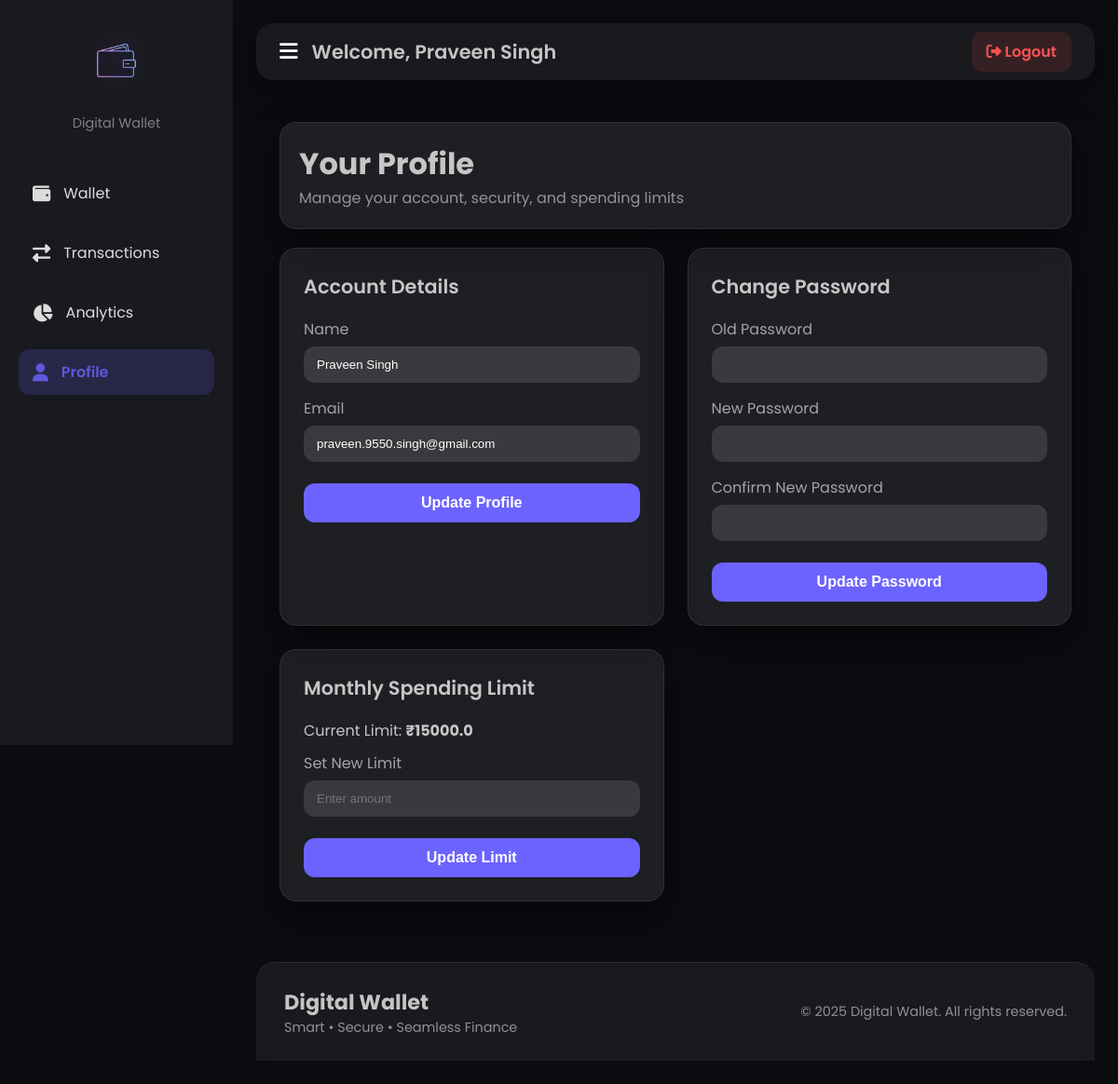
Screenshot of /profile/ (signed in) with the database file from the repository.
### tables this page shows
CREATE TABLE users (
    id INTEGER PRIMARY KEY AUTOINCREMENT,
    name TEXT NOT NULL,
    email TEXT UNIQUE NOT NULL,
    password TEXT NOT NULL
);

CREATE TABLE monthly_limits (
    id INTEGER PRIMARY KEY AUTOINCREMENT,
    user_id INTEGER NOT NULL,
    year INTEGER NOT NULL,
    month INTEGER NOT NULL,
    monthly_limit REAL NOT NULL,
    FOREIGN KEY (user_id) REFERENCES users(id)
);

### app/routes/profile_routes.py (the view)
@profile_bp.route("/")
def profile_home():
    user_id = session["user_id"]
    user = UserModel.get_user_by_id(user_id)
    now = datetime.now()
    limit = WalletModel.get_monthly_limit(user_id, now.year, now.month)
    return render_template(
        "profile.html",
        user=user,
        limit=limit,
        year=now.year,
        month=now.month
    )

### app/config/database.py (called while the page is built)
def get_db_connection():
    if "db" not in g:
        DATABASE_DIR.mkdir(parents=True, exist_ok=True)
        conn = sqlite3.connect(DATABASE_FILE, detect_types=sqlite3.PARSE_DECLTYPES)
        conn.row_factory = sqlite3.Row
        g.db = conn
    return g.db

### app/models/user_model.py (called while the page is built)
    @staticmethod
    def get_user_by_id(user_id):
        db = get_db_connection()
        query = "SELECT id, name, email FROM users WHERE id = ?"
        row = db.execute(query, (user_id,)).fetchone()
        return dict(row) if row else None

### app/models/wallet_model.py (called while the page is built)
    @staticmethod
    def get_monthly_limit(user_id, year, month):
        db = get_db_connection()
        query = """
            SELECT monthly_limit
            FROM monthly_limits
            WHERE user_id = ? AND year = ? AND month = ?
        """
        row = db.execute(query, (user_id, year, month)).fetchone()
        if not row:
            return None
        return row["monthly_limit"]

### app/routes/profile_routes.py (called while the page is built)
@profile_bp.before_request
def require_login():
    if "user_id" not in session:
        return redirect(url_for("auth.login"))

### templates/profile.html (shortened to what this page needs)
{% extends "layout.html" %}
{% block content %}
    <div class="profile-container fade-in">
        <div class="page-header glass-card slide-down">
            <h2 class="page-title">Your Profile</h2>
            <p class="subtitle">Manage your account, security, and spending limits</p>
        </div>
        <div class="profile-grid">
            <div class="glass-card pop-in card-section">
                <h3 class="card-title">Account Details</h3>
                <form action="{{ url_for('profile.update_profile') }}" method="POST" class="form-section">
                    <div class="input-group">
                        <label>Name</label>
                        <input type="text" name="name" value="{{ user.name }}" required>
                    </div>
                    <div class="input-group">
                        <label>Email</label>
                        <input type="email" name="email" value="{{ user.email }}" required>
                    </div>
                    <button class="btn-primary glow-on-hover" type="submit">Update Profile</button>
                </form>
            </div>
            <div class="glass-card pop-in card-section">
                <h3 class="card-title">Change Password</h3>
                <form action="{{ url_for('profile.change_password') }}" method="POST" class="form-section">
                    <div class="input-group">
                        <label>Old Password</label>
                        <input type="password" name="old_password" required>
                    </div>
                    <div class="input-group">
                        <label>New Password</label>
                        <input type="password" name="new_password" required>
                    </div>
                    <div class="input-group">
                        <label>Confirm New Password</label>
                        <input type="password" name="confirm_password" required>
                    </div>
                    <button class="btn-primary glow-on-hover" type="submit">Update Password</button>
                </form>
            </div>
            <div class="glass-card pop-in card-section">
                <h3 class="card-title">Monthly Spending Limit</h3>
                {% if limit %}
                    <p class="current-limit">
                        Current Limit: <strong>₹{{ limit }}</strong>
                    </p>
                {% else %}
                    <p class="current-limit">No limit set</p>
                {% endif %}
                <form action="{{ url_for('profile.set_monthly_limit') }}" method="POST" class="form-section">
                    <div class="input-group">
                        <label>Set New Limit</label>
                        <input type="number" name="limit" placeholder="Enter amount" required>
                    </div>
                    <button class="btn-primary glow-on-hover" type="submit">Update Limit</button>
                </form>
            </div>
        </div>
    </div>
{% endblock %}

### templates/navbar.html (shortened to what this page needs)
<nav class="navbar glass-nav slide-down">
    <div class="nav-left">
        <button id="sidebarToggle" class="menu-btn hover-float">
            <i class="fas fa-bars"></i>
        </button>
        {% if session.get('user_id') %}
            <h2 class="nav-title">Welcome, {{ session.get('user_name') }}</h2>
        {% else %}
            <h2 class="nav-title">Digital Wallet</h2>
        {% endif %}
    </div>
    <div class="nav-right">
        {% if session.get('user_id') %}
            <a href="{{ url_for('auth.logout') }}" class="logout-btn hover-glow">
                <i class="fas fa-sign-out-alt"></i> Logout
            </a>
        {% endif %}
    </div>
</nav>
<link rel="stylesheet" href="https://cdnjs.cloudflare.com/ajax/libs/font-awesome/6.4.0/css/all.min.css">

### static/css/style.css (style rules this page uses)
:root { --bg: #0b0c10; --bg-soft: #111218; --glass: rgba(255, 255, 255, 0.06); --glass-strong: rgba(255, 255, 255, 0.12); --border-glass: rgba(255, 255, 255, 0.08); --muted: rgba(255, 255, 255, 0.75); --accent: 108, 99, 255; --accent-hex: #6c63ff; --success: 0, 230, 118; --danger: 255, 82, 82; --warning: 255, 179, 0; --glass-blur: 14px; --radius: 18px; --radius-lg: 22px; --shadow-big: 0 28px 65px rgba(0, 0, 0, 0.55); --shadow-card: 0 18px 40px rgba(0, 0, 0, 0.45); --shadow-soft: 0 12px 28px rgba(0, 0, 0, 0.35); --gap: 22px; --pad: 20px; --easing: cubic-bezier(.16, 1, .3, 1); --fast: .35s var(--easing); --medium: .55s var(--easing); --slow: .75s var(--easing); }
* { margin: 0; padding: 0; box-sizing: border-box; }
body { background: var(--bg); color: var(--muted); font-family: "Poppins", system-ui, sans-serif; font-weight: 400; overflow-x: hidden; }
a { text-decoration: none; color: inherit; }
.glass-card { background: var(--glass); backdrop-filter: blur(var(--glass-blur)); border-radius: var(--radius); padding: var(--pad); border: 1px solid var(--border-glass); box-shadow: var(--shadow-card); opacity: 0; transform: translateY(20px) scale(.96); transition: opacity var(--medium), transform var(--medium); }
.glass-card.visible { opacity: 1; transform: translateY(0) scale(1); }
.fade-in { opacity: 0; animation: fadeIn .65s var(--easing) forwards; }
.slide-down { opacity: 0; animation: slideDown .7s var(--easing) forwards; }
.pop-in { opacity: 0; transform: scale(.92); animation: popIn .55s var(--easing) forwards; }
.btn-primary { padding: 12px 18px; border: none; border-radius: 12px; background: var(--accent-hex); color: white; font-weight: 600; cursor: pointer; transition: transform var(--fast), box-shadow var(--fast); }
input, select { background: rgba(255, 255, 255, 0.12); border-radius: 12px; border: none; outline: none; color: white; padding: 12px 14px; transition: background var(--fast), transform var(--fast); }
.navbar { border-radius: var(--radius); background: var(--glass); backdrop-filter: blur(var(--glass-blur)); box-shadow: var(--shadow-soft); }

### templates/sidebar.html (style rules this page uses)
.fade-in { animation: fadeIn .9s ease forwards; }

### templates/navbar.html (style rules this page uses)
.navbar { width: 100%; padding: 15px 25px; display: flex; justify-content: space-between; align-items: center; border-radius: 18px; margin-bottom: 20px; }
.glass-nav { background: rgba(255, 255, 255, 0.06); backdrop-filter: blur(14px); }
.nav-left { display: flex; align-items: center; gap: 15px; }
.nav-title { font-size: 1.3rem; font-weight: 600; }
.menu-btn { background: none; border: none; color: white; font-size: 1.4rem; cursor: pointer; transition: .2s; }
.logout-btn { color: #ff5252; font-weight: 600; text-decoration: none; padding: 10px 16px; border-radius: 10px; background: rgba(255, 82, 82, 0.12); transition: .25s; }
.slide-down { opacity: 0; transform: translateY(-20px); animation: slideDown .7s ease forwards; }

### templates/profile.html (style rules this page uses)
.profile-container { padding: 25px; }
.page-title { font-size: 2rem; font-weight: 700; }
.subtitle { opacity: 0.7; }
.profile-grid { display: grid; grid-template-columns: repeat(auto-fit, minmax(330px, 1fr)); gap: 25px; margin-top: 20px; }
.card-section { padding: 25px; border-radius: 18px; }
.card-title { font-size: 1.3rem; font-weight: 600; margin-bottom: 18px; }
.form-section { margin-top: 10px; }
.input-group { display: flex; flex-direction: column; margin-bottom: 15px; }
.input-group label { margin-bottom: 6px; opacity: 0.8; }
.input-group input { padding: 12px 14px; border-radius: 12px; border: none; outline: none; background: rgba(255, 255, 255, 0.12); color: white; }
.btn-primary { padding: 12px 18px; width: 100%; border: none; border-radius: 12px; background: #6c63ff; color: white; font-size: 1rem; cursor: pointer; margin-top: 8px; transition: .25s; }
.glass-card { background: rgba(255, 255, 255, 0.08); backdrop-filter: blur(14px); transform: translateY(25px) scale(0.95); opacity: 0; transition: .5s ease; }
.glass-card.visible { opacity: 1; transform: translateY(0) scale(1); }
.fade-in { animation: fadeIn .7s ease forwards; }
.slide-down { opacity: 0; transform: translateY(-20px); animation: slideDown .7s ease forwards; }
.pop-in { opacity: 0; transform: scale(0.93); animation: popIn .6s ease forwards; }

### rows the page displays
users: get "Praveen Singh", name "Praveen Singh", email "praveen.9550.singh@gmail.com"
monthly_limits: monthly_limit "15000.0"
